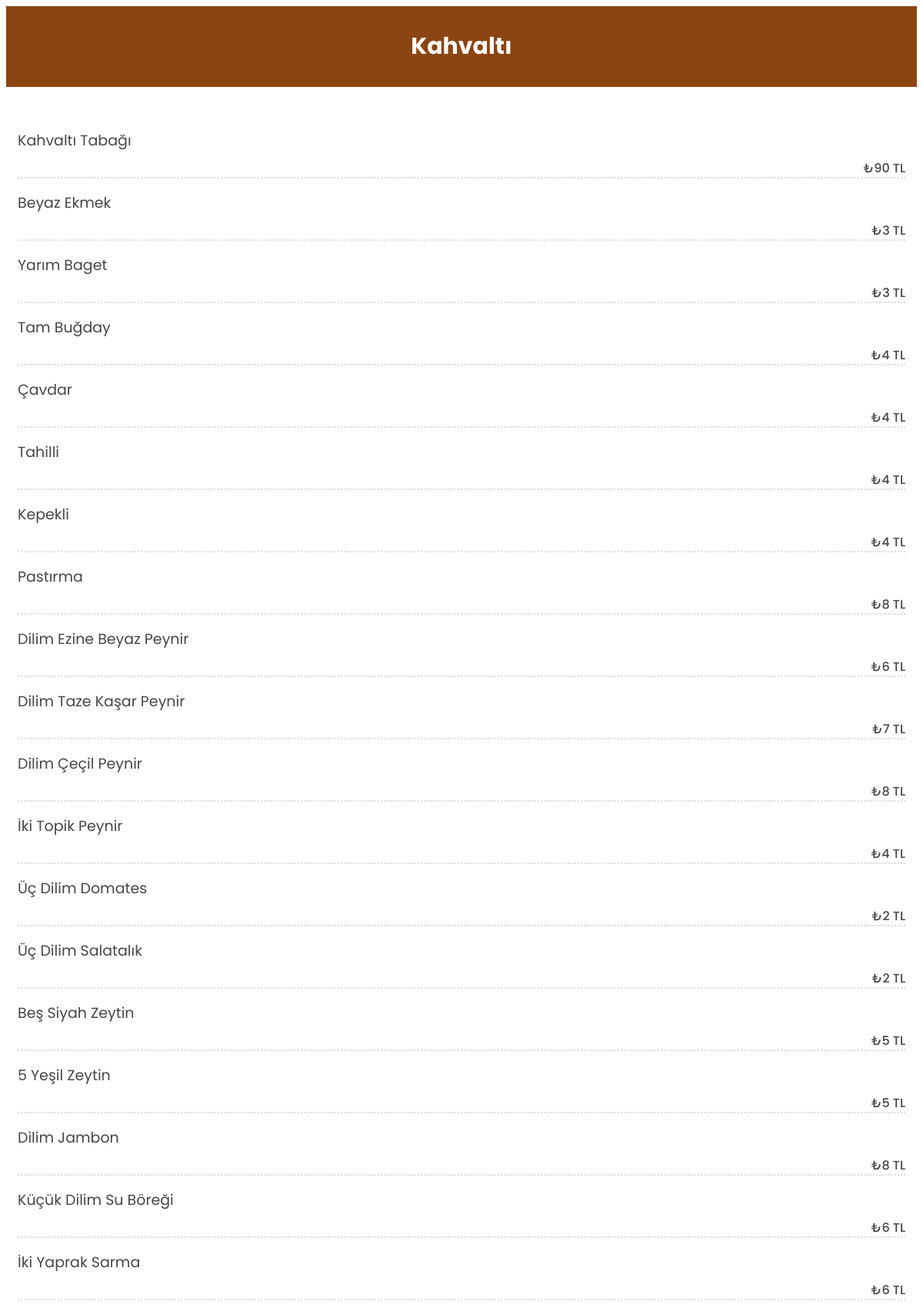
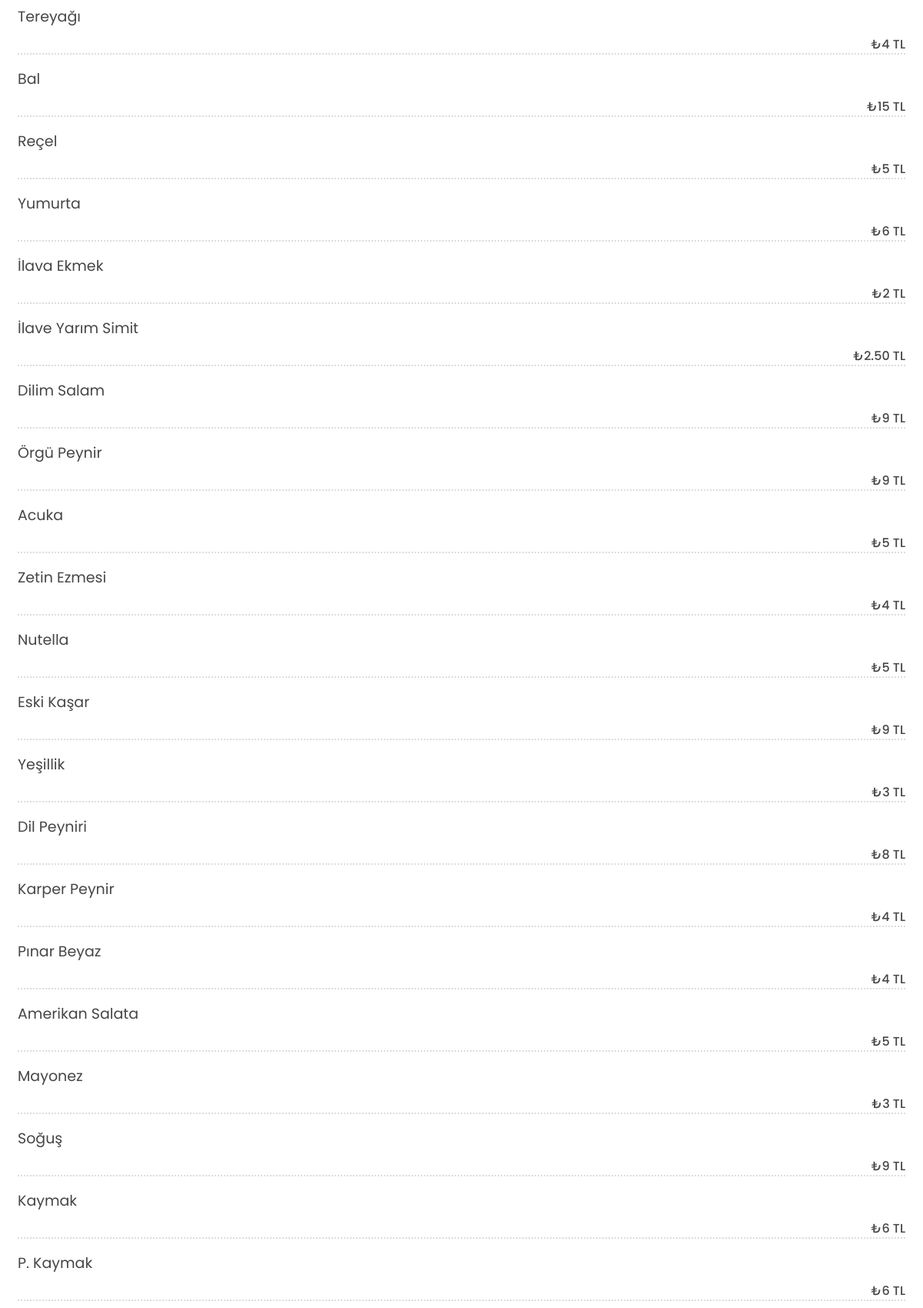
Page /kahvalti/ (upper part) on the committed database (2 pictures, top to bottom).
### menu/models.py (models this page shows)
class Menu(models.Model):
    CHOICES = (
        ("FırınUrunleri", "Fırın Ürünleri"),
        ("AdetUrunleri", "Adet Ürünler"),
        ("Borek", "Börek"),
        ("Icecek", "İçecek"),
        ("Kahvalt", "Kahvaltı"),
        ("Sandvic", "Sandvic"),
        ("Meze", "Meze"),
        ("Tatlı", "Tatlı"),
        ("SerbetliTatlı", "Şerbetli Tatlı"),
    )
    productName = models.CharField(max_length=100)
    description = models.CharField(max_length=150,blank=True)
    price = models.CharField(max_length=100)
    category = models.CharField(max_length=30, choices=CHOICES)

### menu/views.py (the view)
# urls.py: path('kahvalti/', views.Kahvalti, name = 'Kahvalti'),
def Kahvalti(request):
    product = Menu.objects.filter(category="Kahvalt")
    context = {
        "product":product
    }
    return render(request,"Kahvalti.html",context)

### templates/Kahvalti.html (shortened to what this page needs)
<!DOCTYPE html>
{% load static %}
<html lang="en">
<head>
    <link rel="stylesheet" href="{% static 'style.css' %}">
</head>
<body>
    <nav style="background-color: saddlebrown;" class="nav2">Kahvaltı</nav>
    {% for p in product %}
    <ul class="special-menu pb-4">
        <li>
            <div class="d-flex justify-content-start">
                <div class="menu-text align-self-center">
                    <h3>{{p.productName}}</h3>
                    <strong class="special-menu-price text-color-dark">₺{{p.price}}</strong>
                </div>
            </div>
        </li>
    </ul>
    {% endfor %}
</body>
</html>

### static/style.css (style rules this page uses)
* { font-family: 'Poppins', sans-serif; }
body { font-family: 'Poppins', sans-serif; font-size: 14px; color: #464646; font-weight: 300; }
.h1, .h2, .h3, .h4, .h5, .h6, h1, h2, h3, h4, h5, h6 { font-weight: 400; }
* { outline: 0 !important; text-decoration: none !important; }
.special-menu { list-style: none; margin: 0; padding-left: 15px; padding-right: 15px; text-align: left; }
.special-menu li { margin: 0 0 32px 0; padding: 0; clear: both; padding-bottom: 10px; }
.special-menu h3 { font-size: 19px; padding: 5px 0px 5px 0px; margin: 0; text-transform: none; }
.special-menu .special-menu-price { display: inline-block; float: right; font-size: 16px; padding: 0 0 0 10px; position: relative; z-index: 3; margin-top: 4px; }
ul.special-menu li strong { font-weight: 500 !important; }
.nav2 { text-align: center; color: white; padding: 30px; font-weight: bold; font-size: 30px; margin-bottom: 50px }

### rows in the picture
Menu: productName "Kahvaltı Tabağı", price "90 TL"
Menu: productName "Beyaz Ekmek", price "3 TL"
Menu: productName "Yarım Baget", price "3 TL"
Menu: productName "Tam Buğday", price "4 TL"
Menu: productName "Çavdar", price "4 TL"
Menu: productName "Tahilli", price "4 TL"
Menu: productName "Kepekli", price "4 TL"
Menu: productName "Pastırma", price "8 TL"
Menu: productName "Dilim Ezine Beyaz Peynir", price "6 TL"
Menu: productName "Dilim Taze Kaşar Peynir", price "7 TL"
Menu: productName "Dilim Çeçil Peynir", price "8 TL"
Menu: productName "İki Topik Peynir", price "4 TL"
Menu: productName "Üç Dilim Domates", price "2 TL"
Menu: productName "Üç Dilim Salatalık", price "2 TL"
Menu: productName "Beş Siyah Zeytin", price "5 TL"
Menu: productName "5 Yeşil Zeytin", price "5 TL"
Menu: productName "Dilim Jambon", price "8 TL"
Menu: productName "Küçük Dilim Su Böreği", price "6 TL"
Menu: productName "İki Yaprak Sarma", price "6 TL"
Menu: productName "Tereyağı", price "4 TL"
Menu: productName "Bal", price "15 TL"
Menu: productName "Reçel", price "5 TL"
Menu: productName "Yumurta", price "6 TL"
Menu: productName "İlava Ekmek", price "2 TL"
Menu: productName "İlave Yarım Simit", price "2.50 TL"
Menu: productName "Dilim Salam", price "9 TL"
Menu: productName "Örgü Peynir", price "9 TL"
Menu: productName "Acuka", price "5 TL"
Menu: productName "Zetin Ezmesi", price "4 TL"
Menu: productName "Nutella", price "5 TL"
Menu: productName "Eski Kaşar", price "9 TL"
Menu: productName "Yeşillik", price "3 TL"
Menu: productName "Dil Peyniri", price "8 TL"
Menu: productName "Karper Peynir", price "4 TL"
Menu: productName "Pınar Beyaz", price "4 TL"
Menu: productName "Amerikan Salata", price "5 TL"
Menu: productName "Mayonez", price "3 TL"
Menu: productName "Soğuş", price "9 TL"
Menu: productName "Kaymak", price "6 TL"
Menu: productName "P. Kaymak", price "6 TL"
